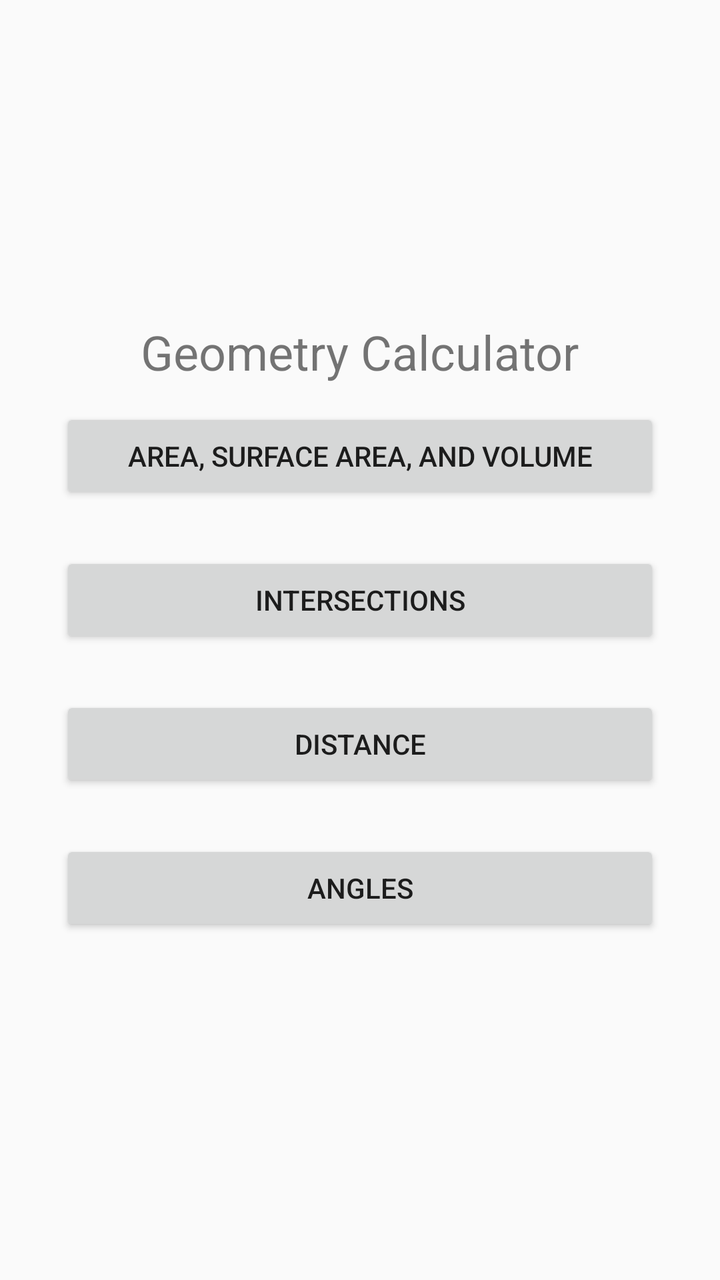
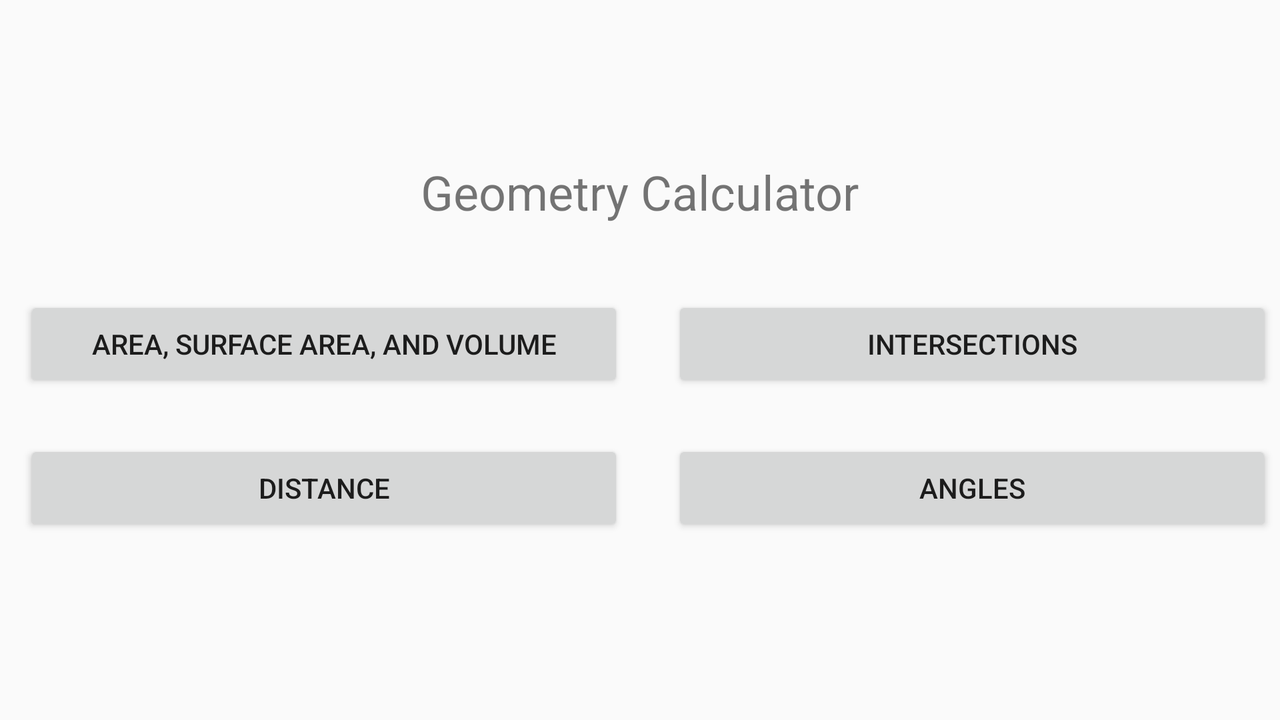

The same Android screen from two of the app's own layout files: first res/layout/ as a phone draws it, then the repository's variant for another configuration, drawn on a device whose configuration selects that folder. Both files follow.
<!-- AndroidManifest.xml: application theme Theme.CalculatorKit -->
<!-- res/layout/activity_geometry_calculator.xml -->
<?xml version="1.0" encoding="utf-8"?>
<LinearLayout xmlns:android="http://schemas.android.com/apk/res/android"
    xmlns:tools="http://schemas.android.com/tools"
    android:layout_width="match_parent"
    android:layout_height="match_parent"
    android:gravity="center"
    android:orientation="vertical">

    <TextView
        android:layout_width="wrap_content"
        android:layout_height="wrap_content"
        android:gravity="center"
        android:textSize="24dp"
        android:text="Geometry Calculator" />

    <Button
        android:id="@+id/btnAreaSurfaceAreaAndVolume"
        android:layout_width="300dp"
        android:layout_height="wrap_content"
        android:layout_margin="12dp"
        android:text="@string/area_surface_area_and_volume" />

    <Button
        android:id="@+id/btnIntersections"
        android:layout_width="300dp"
        android:layout_height="wrap_content"
        android:layout_margin="12dp"
        android:text="@string/intersections" />

    <Button
        android:id="@+id/btnDistance"
        android:layout_width="300dp"
        android:layout_height="wrap_content"
        android:layout_margin="12dp"
        android:text="@string/distance" />

    <Button
        android:id="@+id/btnAngles"
        android:layout_width="300dp"
        android:layout_height="wrap_content"
        android:layout_margin="12dp"
        android:text="@string/angles" />

</LinearLayout>
<!-- resources referenced by this layout -->
<resources>
  <string name="angles">Angles</string>
  <string name="area_surface_area_and_volume">Area, Surface Area, and Volume</string>
  <string name="distance">Distance</string>
  <string name="intersections">Intersections</string>
  <style name="Theme.CalculatorKit" parent="Theme.AppCompat.Light.DarkActionBar">
          
          <item name="colorPrimary">@color/purple_500</item>
          <item name="colorPrimaryDark">@color/purple_700</item>
          <item name="colorAccent">@color/teal_200</item>
          
      </style>
</resources>
<!-- res/layout-land/activity_geometry_calculator.xml (the repository's variant of the layout above) -->
<!-- drawn on the phone turned sideways -->
<?xml version="1.0" encoding="utf-8"?>
<LinearLayout xmlns:android="http://schemas.android.com/apk/res/android"
    xmlns:tools="http://schemas.android.com/tools"
    android:layout_width="match_parent"
    android:layout_height="match_parent"
    android:gravity="center"
    android:orientation="vertical"
    android:background="@drawable/calculatorbackground">

    <TextView
        android:layout_width="wrap_content"
        android:layout_height="wrap_content"
        android:layout_gravity="center_horizontal"
        android:layout_marginBottom="24dp"
        android:textSize="24dp"
        android:text="Geometry Calculator" />

    <LinearLayout
        android:layout_width="wrap_content"
        android:layout_height="wrap_content"
        android:layout_gravity="center_vertical|center_horizontal">

        <Button
            android:id="@+id/btnAreaSurfaceAreaAndVolume"
            android:layout_width="300dp"
            android:layout_height="wrap_content"
            android:layout_margin="12dp"
            android:text="@string/area_surface_area_and_volume" />

        <Button
            android:id="@+id/btnIntersections"
            android:layout_width="300dp"
            android:layout_height="wrap_content"
            android:layout_margin="12dp"
            android:text="@string/intersections" />

    </LinearLayout>

    <LinearLayout
        android:layout_width="wrap_content"
        android:layout_height="wrap_content"
        android:layout_gravity="center_vertical|center_horizontal">

        <Button
            android:id="@+id/btnDistance"
            android:layout_width="300dp"
            android:layout_height="wrap_content"
            android:layout_margin="12dp"
            android:text="@string/distance" />

        <Button
            android:id="@+id/btnAngles"
            android:layout_width="300dp"
            android:layout_height="wrap_content"
            android:layout_margin="12dp"
            android:text="@string/angles" />

    </LinearLayout>
</LinearLayout>
